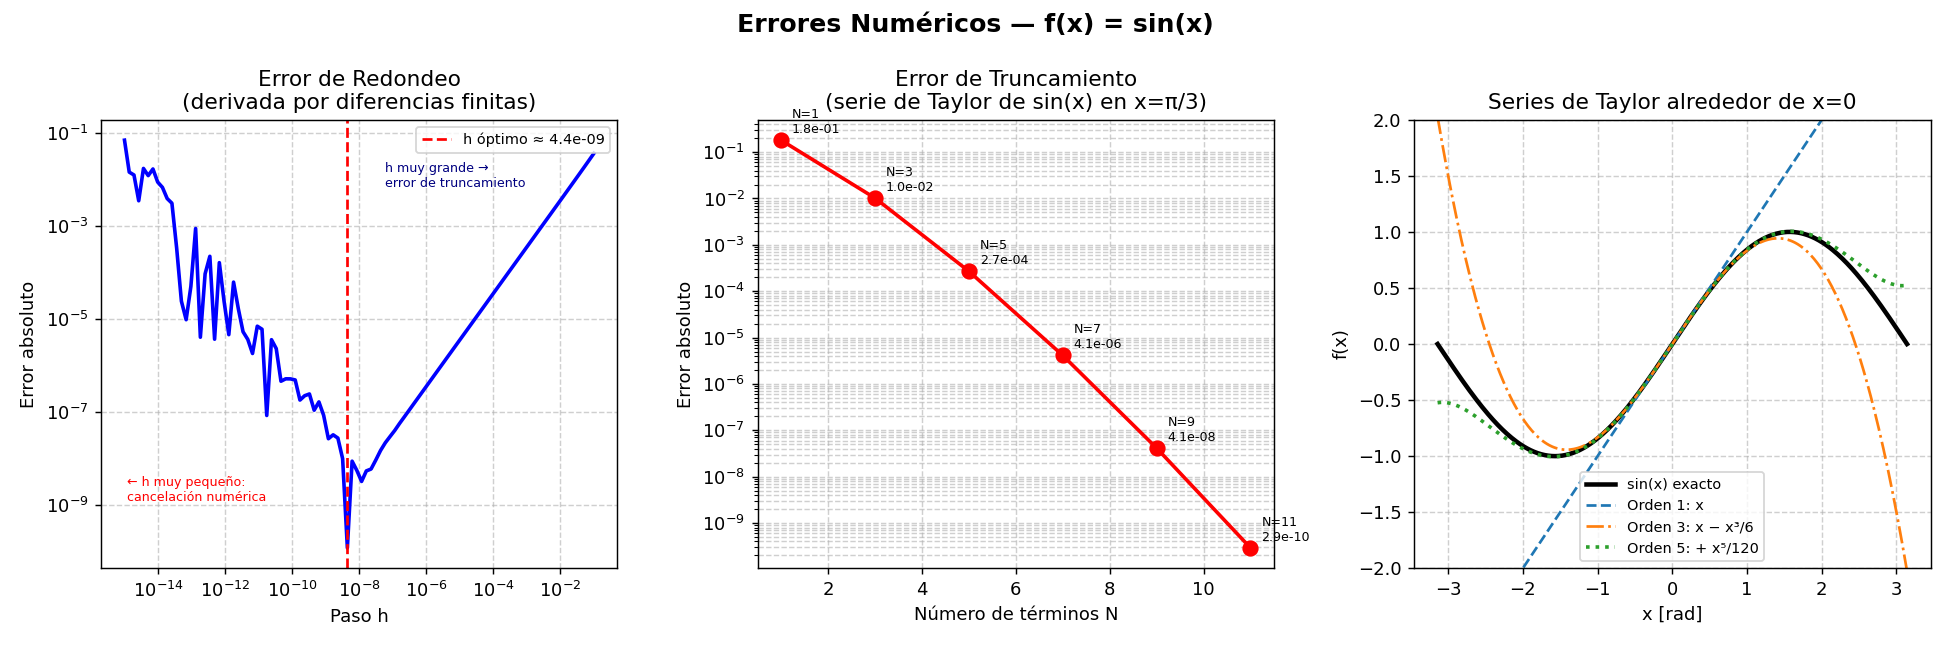

This chart was generated by the following Python code:
"""
ERRORES NUMÉRICOS: Redondeo, Truncamiento y Series de Taylor
Función de prueba: f(x) = sin(x)
- Conocemos los valores exactos de sin, cos → podemos calcular errores reales
"""

import numpy as np
import matplotlib.pyplot as plt

x0 = np.pi / 4  # punto donde evaluamos: sin(π/4) = √2/2

# ─────────────────────────────────────────────────────────────
# 1. ERROR DE REDONDEO
# Se da cuando usamos diferencias finitas para calcular derivadas.
# La derivada exacta de sin(x) es cos(x).
# La derivada numérica es: [f(x+h) - f(x)] / h
# Si h es muy pequeño → la computadora pierde dígitos significativos
# ─────────────────────────────────────────────────────────────
h_vals = np.logspace(-1, -15, 100)
derivada_exacta = np.cos(x0)
err_redondeo = []

for h in h_vals:
    derivada_num = (np.sin(x0 + h) - np.sin(x0)) / h
    err_redondeo.append(abs(derivada_num - derivada_exacta))

# ─────────────────────────────────────────────────────────────
# 2. ERROR DE TRUNCAMIENTO
# La serie de Taylor de sin(x) alrededor de 0 es:
#   sin(x) = x - x³/3! + x⁵/5! - x⁷/7! + ...
# Al cortar en el término N-ésimo se comete un error que decrece con N
# ─────────────────────────────────────────────────────────────
x_test = np.pi / 3  # evaluamos sin(π/3) = √3/2
valor_exacto = np.sin(x_test)
N_terms = range(1, 12, 2)   # 1, 3, 5, 7, 9, 11 términos
err_truncamiento = []
aproximaciones   = []

suma = 0.0
for n in range(1, 13, 2):
    import math
    suma += ((-1)**((n-1)//2)) * x_test**n / math.factorial(n)
    if n in N_terms:
        err_truncamiento.append(abs(suma - valor_exacto))
        aproximaciones.append(suma)

# ─────────────────────────────────────────────────────────────
# 3. SERIE DE TAYLOR de sin(x) alrededor de x0 = 0
#   Orden 1: sin(x) ≈ x
#   Orden 3: sin(x) ≈ x - x³/6
#   Orden 5: sin(x) ≈ x - x³/6 + x⁵/120
# ─────────────────────────────────────────────────────────────
x = np.linspace(-np.pi, np.pi, 400)
taylor1 = x
taylor3 = x - x**3 / 6
taylor5 = x - x**3 / 6 + x**5 / 120

# ─────────────────────────────────────────────────────────────
# GRÁFICAS
# ─────────────────────────────────────────────────────────────
fig, axes = plt.subplots(1, 3, figsize=(15, 5))
fig.suptitle("Errores Numéricos — f(x) = sin(x)", fontsize=14, fontweight='bold')

# Panel 1: Error de redondeo
axes[0].loglog(h_vals, err_redondeo, 'b-', lw=2)
axes[0].set_xlabel("Paso h")
axes[0].set_ylabel("Error absoluto")
axes[0].set_title("Error de Redondeo\n(derivada por diferencias finitas)")
axes[0].grid(True, which='both', ls='--', alpha=0.6)
h_opt = h_vals[np.argmin(err_redondeo)]
axes[0].axvline(h_opt, color='red', ls='--', label=f'h óptimo ≈ {h_opt:.1e}')
axes[0].legend(fontsize=8)
# Anotación explicativa
axes[0].text(0.05, 0.15, "← h muy pequeño:\ncancelación numérica",
             transform=axes[0].transAxes, fontsize=7, color='red')
axes[0].text(0.55, 0.85, "h muy grande →\nerror de truncamiento",
             transform=axes[0].transAxes, fontsize=7, color='navy')

# Panel 2: Error de truncamiento
axes[1].semilogy(list(N_terms), err_truncamiento, 'ro-', ms=8, lw=2)
for i, (n, e) in enumerate(zip(N_terms, err_truncamiento)):
    axes[1].annotate(f"N={n}\n{e:.1e}", xy=(n, e),
                     textcoords='offset points', xytext=(6, 4), fontsize=7)
axes[1].set_xlabel("Número de términos N")
axes[1].set_ylabel("Error absoluto")
axes[1].set_title("Error de Truncamiento\n(serie de Taylor de sin(x) en x=π/3)")
axes[1].grid(True, which='both', ls='--', alpha=0.6)

# Panel 3: Series de Taylor
axes[2].plot(x, np.sin(x), 'k-', lw=2.5, label='sin(x) exacto')
axes[2].plot(x, taylor1,  '--',  lw=1.5, label='Orden 1: x')
axes[2].plot(x, taylor3,  '-.',  lw=1.5, label='Orden 3: x − x³/6')
axes[2].plot(x, taylor5,  ':',   lw=2,   label='Orden 5: + x⁵/120')
axes[2].set_ylim(-2, 2)
axes[2].set_xlabel("x [rad]")
axes[2].set_ylabel("f(x)")
axes[2].set_title("Series de Taylor alrededor de x=0")
axes[2].legend(fontsize=8)
axes[2].grid(True, ls='--', alpha=0.6)

plt.tight_layout()
plt.savefig("01_errores_numericos.png", dpi=130)
plt.show()
print("Gráfica guardada: 01_errores_numericos.png")
